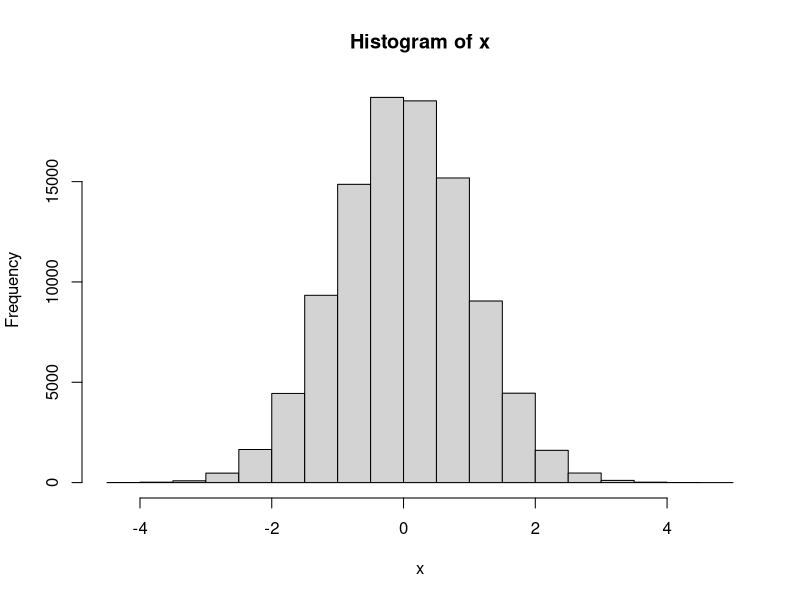
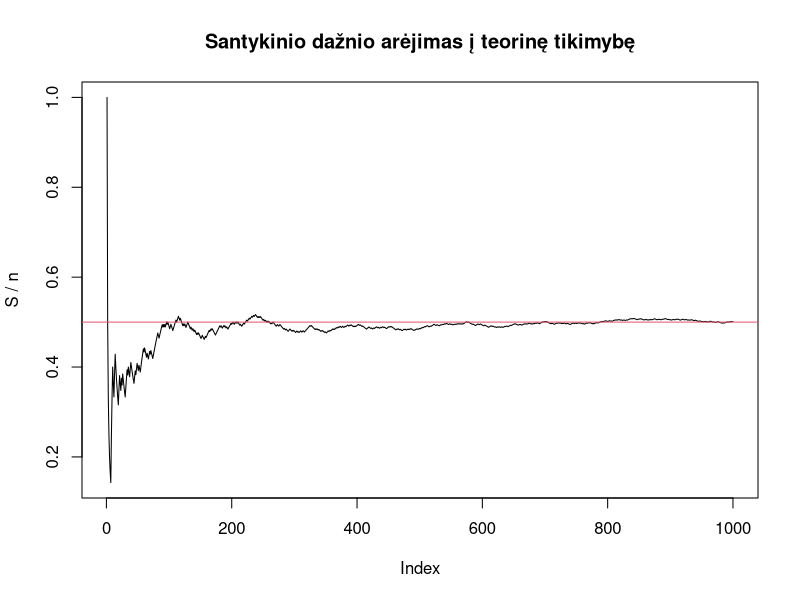

Write R code to recreate these figures, in order.
## ---- chunk 1
knitr::opts_chunk$set(echo = TRUE)
## ---- chunk 2
x = rnorm(100000)
mean(x<=0)
hist(x)
## ---- chunk 3
experment <- function() sum(sample(1:6, 3, replace = TRUE)) > sum(sample(1:6, 2, replace = TRUE))
res = replicate(1000, experment())
mean(res)

## ---- chunk 4
n = 1000
x = sample(0:1,n, replace = TRUE) 

# skaiciuojame slenkancia suma - tai neefektyvus dudas, bet jis parodo skaiciavimo logika
S_bad = x * 0
S_bad[1] = x[1]
for(i in 2:n){
  S_bad[i] = S_bad[i-1] + x[i] 
}

# efektyvus budas
S = cumsum(x)

# isitikinkime, kad abu budai duoda ta pati rezultata
all(S == S_bad)

# nubrezkime grafika
plot(S / 1:n, type="l", ylab = "S / n", main="Santykinio dažnio arėjimas į teorinę tikimybę")
abline(h=0.5, col=2)
